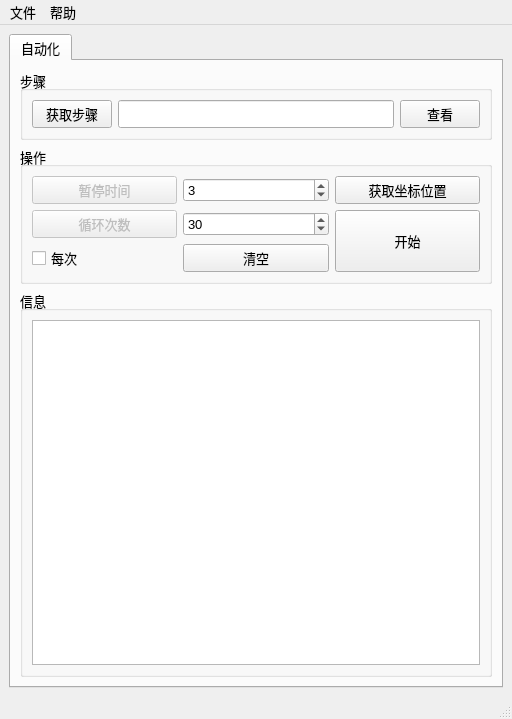
<?xml version="1.0" encoding="UTF-8"?>
<ui version="4.0">
 <author>Frank</author>
 <class>MainWindow</class>
 <widget class="QMainWindow" name="MainWindow">
  <property name="geometry">
   <rect>
    <x>0</x>
    <y>0</y>
    <width>512</width>
    <height>719</height>
   </rect>
  </property>
  <property name="sizePolicy">
   <sizepolicy hsizetype="Preferred" vsizetype="Minimum">
    <horstretch>0</horstretch>
    <verstretch>0</verstretch>
   </sizepolicy>
  </property>
  <property name="font">
   <font>
    <pointsize>10</pointsize>
   </font>
  </property>
  <property name="windowTitle">
   <string>SAP</string>
  </property>
  <property name="windowIcon">
   <iconset resource="chicon.qrc">
    <normaloff>:/ch.ico</normaloff>:/ch.ico</iconset>
  </property>
  <widget class="QWidget" name="centralwidget">
   <layout class="QHBoxLayout" name="horizontalLayout_4">
    <item>
     <widget class="QTabWidget" name="tabWidget">
      <property name="currentIndex">
       <number>0</number>
      </property>
      <widget class="QWidget" name="tab">
       <attribute name="title">
        <string>自动化</string>
       </attribute>
       <layout class="QGridLayout" name="gridLayout_3">
        <item row="0" column="0">
         <widget class="QGroupBox" name="groupBox_4">
          <property name="sizePolicy">
           <sizepolicy hsizetype="Expanding" vsizetype="Fixed">
            <horstretch>0</horstretch>
            <verstretch>0</verstretch>
           </sizepolicy>
          </property>
          <property name="title">
           <string>步骤</string>
          </property>
          <layout class="QGridLayout" name="gridLayout">
           <item row="0" column="3">
            <widget class="QPushButton" name="pushButton_49">
             <property name="statusTip">
              <string>查看数据</string>
             </property>
             <property name="text">
              <string>查看</string>
             </property>
            </widget>
           </item>
           <item row="0" column="0">
            <widget class="QPushButton" name="pushButton_16">
             <property name="sizePolicy">
              <sizepolicy hsizetype="Minimum" vsizetype="Fixed">
               <horstretch>0</horstretch>
               <verstretch>0</verstretch>
              </sizepolicy>
             </property>
             <property name="statusTip">
              <string>获取数据</string>
             </property>
             <property name="text">
              <string>获取步骤</string>
             </property>
            </widget>
           </item>
           <item row="0" column="2">
            <widget class="QLineEdit" name="lineEdit_6">
             <property name="sizePolicy">
              <sizepolicy hsizetype="Expanding" vsizetype="Expanding">
               <horstretch>0</horstretch>
               <verstretch>0</verstretch>
              </sizepolicy>
             </property>
            </widget>
           </item>
          </layout>
         </widget>
        </item>
        <item row="2" column="0">
         <widget class="QGroupBox" name="groupBox_2">
          <property name="font">
           <font>
            <pointsize>10</pointsize>
           </font>
          </property>
          <property name="title">
           <string>信息</string>
          </property>
          <layout class="QGridLayout" name="gridLayout_2">
           <item row="0" column="0">
            <widget class="QTextBrowser" name="textBrowser">
             <property name="font">
              <font>
               <pointsize>10</pointsize>
              </font>
             </property>
             <property name="statusTip">
              <string>信息显示</string>
             </property>
            </widget>
           </item>
          </layout>
         </widget>
        </item>
        <item row="1" column="0">
         <widget class="QGroupBox" name="groupBox_5">
          <property name="sizePolicy">
           <sizepolicy hsizetype="Expanding" vsizetype="Preferred">
            <horstretch>0</horstretch>
            <verstretch>0</verstretch>
           </sizepolicy>
          </property>
          <property name="title">
           <string>操作</string>
          </property>
          <layout class="QGridLayout" name="gridLayout_18">
           <item row="0" column="0">
            <widget class="QPushButton" name="pushButton">
             <property name="enabled">
              <bool>false</bool>
             </property>
             <property name="text">
              <string>暂停时间</string>
             </property>
            </widget>
           </item>
           <item row="0" column="4">
            <widget class="QPushButton" name="pushButton_56">
             <property name="text">
              <string>获取坐标位置</string>
             </property>
            </widget>
           </item>
           <item row="0" column="2">
            <widget class="QSpinBox" name="spinBox">
             <property name="value">
              <number>3</number>
             </property>
            </widget>
           </item>
           <item row="2" column="0">
            <widget class="QCheckBox" name="checkBox">
             <property name="text">
              <string>每次</string>
             </property>
            </widget>
           </item>
           <item row="2" column="2">
            <widget class="QPushButton" name="pushButton_12">
             <property name="sizePolicy">
              <sizepolicy hsizetype="Minimum" vsizetype="Fixed">
               <horstretch>0</horstretch>
               <verstretch>0</verstretch>
              </sizepolicy>
             </property>
             <property name="statusTip">
              <string>清理Messages框中的信息</string>
             </property>
             <property name="text">
              <string>清空</string>
             </property>
            </widget>
           </item>
           <item row="1" column="0">
            <widget class="QPushButton" name="pushButton_2">
             <property name="enabled">
              <bool>false</bool>
             </property>
             <property name="text">
              <string>循环次数</string>
             </property>
            </widget>
           </item>
           <item row="1" column="2">
            <widget class="QSpinBox" name="spinBox_2">
             <property name="minimum">
              <number>1</number>
             </property>
             <property name="maximum">
              <number>1000</number>
             </property>
             <property name="value">
              <number>30</number>
             </property>
            </widget>
           </item>
           <item row="1" column="4" rowspan="2">
            <widget class="QPushButton" name="pushButton_57">
             <property name="sizePolicy">
              <sizepolicy hsizetype="Minimum" vsizetype="Expanding">
               <horstretch>0</horstretch>
               <verstretch>0</verstretch>
              </sizepolicy>
             </property>
             <property name="text">
              <string>开始</string>
             </property>
            </widget>
           </item>
          </layout>
         </widget>
        </item>
       </layout>
      </widget>
     </widget>
    </item>
   </layout>
  </widget>
  <widget class="QMenuBar" name="menubar">
   <property name="geometry">
    <rect>
     <x>0</x>
     <y>0</y>
     <width>512</width>
     <height>25</height>
    </rect>
   </property>
   <widget class="QMenu" name="menuFile">
    <property name="font">
     <font>
      <pointsize>10</pointsize>
     </font>
    </property>
    <property name="title">
     <string>文件</string>
    </property>
    <addaction name="actionExport"/>
    <addaction name="actionImport"/>
    <addaction name="separator"/>
   </widget>
   <widget class="QMenu" name="menuHelp">
    <property name="font">
     <font>
      <pointsize>10</pointsize>
     </font>
    </property>
    <property name="title">
     <string>帮助</string>
    </property>
    <addaction name="actionHelp"/>
    <addaction name="actionAuthor"/>
   </widget>
   <addaction name="menuFile"/>
   <addaction name="menuHelp"/>
  </widget>
  <widget class="QStatusBar" name="statusbar"/>
  <action name="actionExit">
   <property name="text">
    <string>编辑</string>
   </property>
  </action>
  <action name="actionAuthor">
   <property name="text">
    <string>作者</string>
   </property>
  </action>
  <action name="actionExport">
   <property name="text">
    <string>导出</string>
   </property>
  </action>
  <action name="actionHelp">
   <property name="text">
    <string>帮助</string>
   </property>
  </action>
  <action name="actionImport">
   <property name="text">
    <string>导入</string>
   </property>
  </action>
 </widget>
 <resources>
  <include location="chicon.qrc"/>
 </resources>
 <connections/>
</ui>
